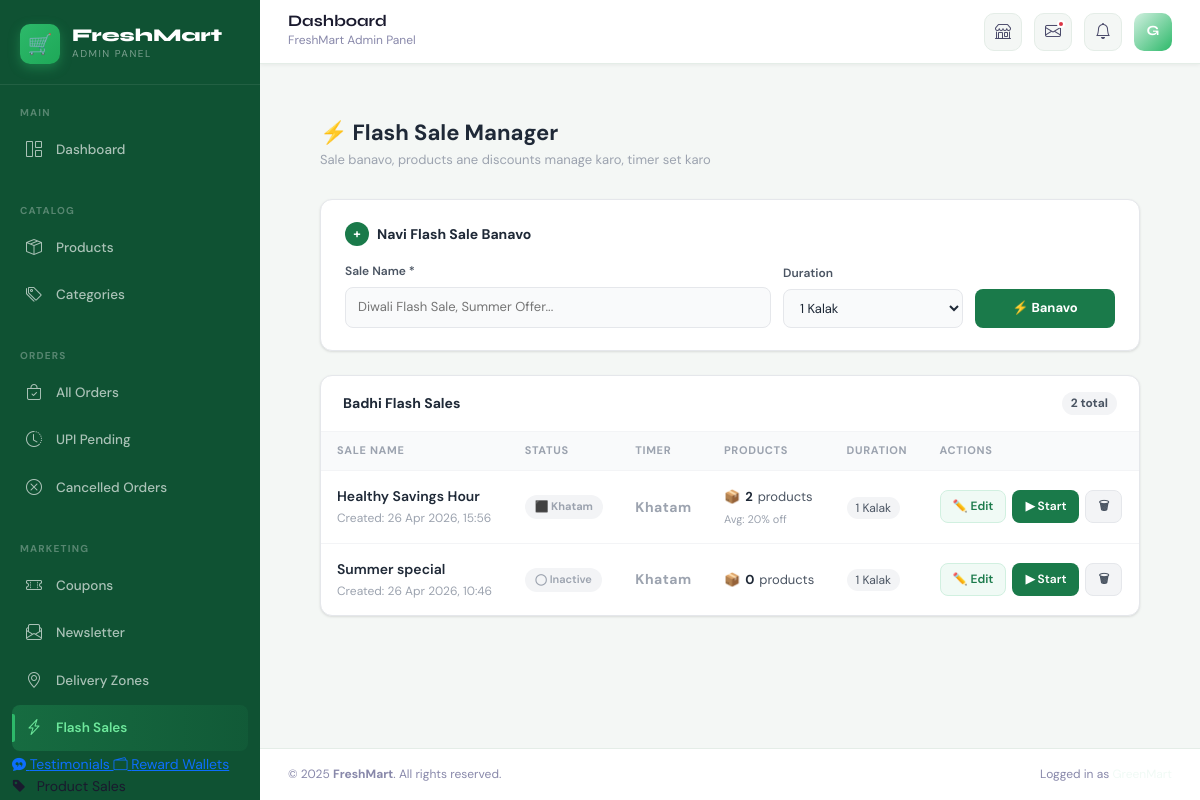
The app's page /admin/flash-sales (signed in) with its own data.
### website/models.py (models this page shows, shortened)
class User(UserMixin, db.Model):
    __tablename__ = "users"
    id            = db.Column(db.Integer, primary_key=True)
    name          = db.Column(db.String(50), nullable=False)
    email         = db.Column(db.String(120), unique=True, nullable=False)
    password_hash = db.Column(db.String(128), nullable=False)
    role          = db.Column(db.String(20), default="customer")
    is_verified   = db.Column(db.Boolean, default=False)

class FlashSale(db.Model):
    __tablename__ = "flash_sale"
    id          = db.Column(db.Integer, primary_key=True)
    name        = db.Column(db.String(100), nullable=False)
    is_active   = db.Column(db.Boolean, default=False)
    starts_at   = db.Column(db.DateTime, nullable=False)
    ends_at     = db.Column(db.DateTime, nullable=False)
    created_by = db.Column(db.Integer, db.ForeignKey("users.id"))
    created_at  = db.Column(db.DateTime, default=datetime.utcnow)
    items = db.relationship("FlashSaleItem", backref="sale", lazy=True,
                            cascade="all, delete-orphan")
    @property
    def is_live(self):
        now = datetime.utcnow()
        return self.is_active and self.starts_at <= now <= self.ends_at

### website/admin.py (the view)
@admin.route("/admin/flash-sales")
@admin_required
def manage_flash_sales():
    login_form  = LoginForm()
    signup_form = SignupForm()
    sales    = FlashSale.query.order_by(FlashSale.created_at.desc()).all()
    products = Product.query.order_by(Product.name).all()
    return render_template(
        "admin/flash_sales.html",
        sales=sales,
        products=products,
        login_form=login_form,
        signup_form=signup_form,
        now=datetime.utcnow(),
    )

### website/forms.py
class LoginForm(FlaskForm):
    email = StringField("Email", validators=[DataRequired(), Email()])
    password = PasswordField("Password", validators=[DataRequired()])
    submit = SubmitField("Login")

class SignupForm(FlaskForm):
    name = StringField("Name", validators=[DataRequired(), Length(min=2, max=50)])
    email = StringField("Email", validators=[DataRequired(), Email()])
    password = PasswordField("Password", validators=[DataRequired(), Length(min=6)])
    confirm_password = PasswordField(
        "Confirm Password", validators=[DataRequired(), EqualTo("password")]
    )
    submit = SubmitField("Sign Up")

### website/admin.py (called while the page is built)
def admin_required(f):
    @wraps(f)
    @login_required
    def decorated_function(*args, **kwargs):
        if current_user.role != "admin":
            flash("Admin access required!")
            return redirect(url_for("views.home"))
        return f(*args, **kwargs)
    return decorated_function

@admin.context_processor
def inject_unread_count():
    count = ContactMessage.query.filter_by(is_read=False).count()
    return dict(unread_messages_count=count)

### website/templates/admin/flash_sales.html (shortened to what this page needs)
{% extends "admin/base.html" %}
{% block content %}
<div class="fs-page">
  <div class="fs-header">
    <div class="fs-header-left">
      <h2>
        ⚡ Flash Sale Manager
      </h2>
      <p>Sale banavo, products ane discounts manage karo, timer set karo</p>
    </div>
  </div>
  <div class="create-card">
    <h5><span>+</span> Navi Flash Sale Banavo</h5>
    <form method="POST" action="{{ url_for('admin.create_flash_sale') }}">
      <div class="form-row">
        <div class="field">
          <label>Sale Name *</label>
          <input type="text" name="name" placeholder="Diwali Flash Sale, Summer Offer..." required>
        </div>
        <div class="field">
          <label>Duration</label>
          <select name="duration_hours">
            <option value="1" selected>1 Kalak</option>
          </select>
        </div>
        <div class="field">
          <label>&nbsp;</label>
          <button type="submit" class="btn-create">⚡ Banavo</button>
        </div>
      </div>
    </form>
  </div>
  <div class="sales-card">
    <div class="sales-card-header">
      <h5>Badhi Flash Sales</h5>
      <span class="count-badge">{{ sales|length }} total</span>
    </div>
    {% if sales %}
    <table class="fs-table">
      <thead>
        <tr>
          <th>Sale Name</th>
          <th>Status</th>
          <th>Timer</th>
          <th>Products</th>
          <th>Duration</th>
          <th>Actions</th>
        </tr>
      </thead>
      <tbody>
        {% for sale in sales %}
        {% set duration_sec = (sale.ends_at - sale.starts_at).total_seconds() %}
        {% set duration_h   = (duration_sec / 3600)|int %}
        {% set duration_m   = ((duration_sec % 3600) / 60)|int %}
        <tr>
          <td>
            <div class="sale-name-cell">{{ sale.name }}</div>
            <div class="sale-meta">
              Created: {{ sale.created_at.strftime('%d %b %Y, %H:%M') }}
            </div>
          </td>
          <td>
            {% if sale.is_live %}
              <span class="status-live"><span class="live-dot"></span> Live</span>
            {% elif sale.is_active and now > sale.ends_at %}
              <span class="status-ended">⬛ Khatam</span>
            {% elif sale.is_active %}
              <span class="status-scheduled">🕐 Scheduled</span>
            {% else %}
              <span class="status-inactive">◯ Inactive</span>
            {% endif %}
          </td>
          <td>
            {% if sale.is_live %}
              <div class="timer-cell" data-end="{{ sale.ends_at.strftime('%Y-%m-%dT%H:%M:%S') }}">
                --:--:--
              </div>
            {% elif now > sale.ends_at %}
              <div class="timer-cell ended">Khatam</div>
            {% else %}
              <div class="timer-cell ended" style="font-size:12px;">
                {{ sale.starts_at.strftime('%d %b, %H:%M') }}
              </div>
            {% endif %}
          </td>
          <td>
            <div class="prod-count">
              📦 <strong>{{ sale.items|length }}</strong> products
            </div>
            {% if sale.items %}
            <div style="font-size:11px; color:var(--gray-400); margin-top:3px;">
              Avg: {{ "%.0f"|format(sale.items|map(attribute='discount_pct')|list|sum / sale.items|length) }}% off
            </div>
            {% endif %}
          </td>
          <td>
            <span class="dur-badge">
              {% if duration_h >= 24 %}
                {{ (duration_h / 24)|int }} Din
              {% elif duration_h > 0 and duration_m > 0 %}
                {{ duration_h }}h {{ duration_m }}m
              {% elif duration_h > 0 %}
                {{ duration_h }} Kalak
              {% else %}
                {{ duration_m }} min
              {% endif %}
            </span>
          </td>
          <td>
            <div class="btn-actions">
              <a href="{{ url_for('admin.edit_flash_sale', sale_id=sale.id) }}"
                 class="btn-sm btn-edit">✏️ Edit</a>
              {% if sale.is_live %}
                <button class="btn-sm btn-stop"
                        onclick="confirmAction('stop', {{ sale.id }}, '{{ sale.name }}')">
                  ⏹ Stop
                </button>
              {% else %}
                <button class="btn-sm btn-start"
                        onclick="confirmAction('start', {{ sale.id }}, '{{ sale.name }}')">
                  ▶ Start
                </button>
              {% endif %}
              <button class="btn-sm btn-delete"
                      onclick="confirmAction('delete', {{ sale.id }}, '{{ sale.name }}')">
                🗑
              </button>
            </div>
          </td>
        </tr>
        {% endfor %}
      </tbody>
    </table>
    {% else %}
    <div class="empty-state">
      <div class="empty-icon">⚡</div>
      <p>Haju koi Flash Sale nathi.<br>Upar form bharaine pehli sale banavo!</p>
    </div>
    {% endif %}
  </div>
</div>
{% endblock %}

### website/templates/admin/base.html (shortened to what this page needs)
<!DOCTYPE html>
<html lang="en">
<head>
  <link href="https://cdn.jsdelivr.net/npm/bootstrap@5.3.2/dist/css/bootstrap.min.css" rel="stylesheet">
  <link href="https://cdn.jsdelivr.net/npm/bootstrap-icons@1.11.3/font/bootstrap-icons.min.css" rel="stylesheet">
</head>
<body>
  <div class="admin-shell">
    <aside class="sidebar" id="sidebar">
      <a href="{{ url_for('admin.dashboard') }}" class="sidebar-brand">
        <div class="brand-icon">🛒</div>
        <div>
          <div class="brand-text">FreshMart</div>
          <div class="brand-sub">Admin Panel</div>
        </div>
      </a>
      <div class="nav-section">
        <div class="nav-section-label">Main</div>
        <a href="{{ url_for('admin.dashboard') }}"
          class="nav-item-link {% if request.endpoint == 'admin.dashboard' %}active{% endif %}">
          <i class="bi bi-grid-1x2"></i> Dashboard
        </a>
      </div>
      <div class="nav-section">
        <div class="nav-section-label">Catalog</div>
        <a href="{{ url_for('admin.manage_products') }}"
          class="nav-item-link {% if 'product' in request.endpoint %}active{% endif %}">
          <i class="bi bi-box-seam"></i> Products
        </a>
        <a href="{{ url_for('admin.manage_categories') }}"
          class="nav-item-link {% if 'categor' in request.endpoint %}active{% endif %}">
          <i class="bi bi-tags"></i> Categories
        </a>
      </div>
      <div class="nav-section">
        <div class="nav-section-label">Orders</div>
        <a href="{{ url_for('admin.manage_orders') }}"
          class="nav-item-link {% if request.endpoint == 'admin.manage_orders' %}active{% endif %}">
          <i class="bi bi-bag-check"></i> All Orders
        </a>
        <a href="{{ url_for('admin.pending_payments') }}"
          class="nav-item-link {% if request.endpoint == 'admin.pending_payments' %}active{% endif %}">
          <i class="bi bi-clock-history"></i> UPI Pending
        </a>
        <a href="{{ url_for('views.admin_cancelled_orders') }}"
          class="nav-item-link {% if 'cancelled' in request.endpoint %}active{% endif %}">
          <i class="bi bi-x-circle"></i> Cancelled Orders
        </a>
      </div>
      <div class="nav-section">
        <div class="nav-section-label">Marketing</div>
        <a href="{{ url_for('admin.manage_coupons') }}"
          class="nav-item-link {% if 'coupon' in request.endpoint %}active{% endif %}">
          <i class="bi bi-ticket-perforated"></i> Coupons
        </a>
        <a href="{{ url_for('admin.newsletter') }}"
          class="nav-item-link {% if 'newsletter' in request.endpoint %}active{% endif %}">
          <i class="bi bi-envelope-paper"></i> Newsletter
        </a>
        <a href="{{ url_for('admin.manage_delivery_zones') }}"
          class="nav-item-link {% if 'delivery' in request.endpoint %}active{% endif %}">
          <i class="bi bi-geo-alt"></i> Delivery Zones
        </a>
        <a href="{{ url_for('admin.manage_flash_sales') }}"
        class="nav-item-link {% if 'flash_sale' in request.endpoint %}active{% endif %}">
          <i class="bi bi-lightning-charge"></i> Flash Sales
        </a>
        <a href="{{ url_for('admin.manage_testimonials') }}">
          <i class="bi bi-chat-quote-fill"></i> Testimonials
        </a>
        <a href="{{ url_for('admin.admin_rewards') }}">
          <i class="bi bi-wallet2"></i> Reward Wallets
        </a>
        <a href="{{ url_for('admin.manage_product_sales') }}" class="nav-link">
  <i class="bi bi-tag-fill me-2"></i> Product Sales
</a>
      </div>
    </aside>
    <div class="main-content">
      <header class="topbar">
        <div class="topbar-breadcrumb">
          <div class="page-title">{% block page_title %}Dashboard{% endblock %}</div>
          <div class="page-sub">{% block page_subtitle %}FreshMart Admin Panel{% endblock %}</div>
        </div>
        <div class="topbar-actions">
          <a href="{{ url_for('views.home') }}" target="_blank" class="topbar-icon-btn" title="View Store">
            <i class="bi bi-shop"></i>
          </a>
          <a href="{{ url_for('admin.messages') }}" class="topbar-icon-btn" title="Messages">
            <i class="bi bi-envelope"></i>
            {% if unread_messages_count is defined and unread_messages_count %}
            <span class="dot"></span>
            {% endif %}
          </a>
          <a href="{{ url_for('admin.pending_payments') }}" class="topbar-icon-btn" title="Pending Payments">
            <i class="bi bi-bell"></i>
          </a>
          <div class="topbar-avatar" title="{{ current_user.name if current_user else 'Admin' }}">
            {{ (current_user.name[0] | upper) if current_user and current_user.name else 'A' }}
          </div>
        </div>
      </header>
      <main class="page-body">
        {% block content %}{% endblock %}
      </main>
      <footer class="admin-footer">
        <span>© 2025 <strong>FreshMart</strong>. All rights reserved.</span>
        <span>Logged in as <a href="#">{{ current_user.name if current_user else 'Admin' }}</a></span>
      </footer>
    </div>
  </div>
</body>
</html>

### records on screen
User: name "G"
FlashSale: name "Healthy Savings Hour", created_at "26 Apr 2026, 15:56", is_active "⬛ Khatam", items|length "2", items|map "20", duration_h "1"
FlashSale: name "Summer special", created_at "26 Apr 2026, 10:46", is_active "◯ Inactive", items|length "0", duration_h "1"

### other values on screen
{{ sales|length }} "2"
